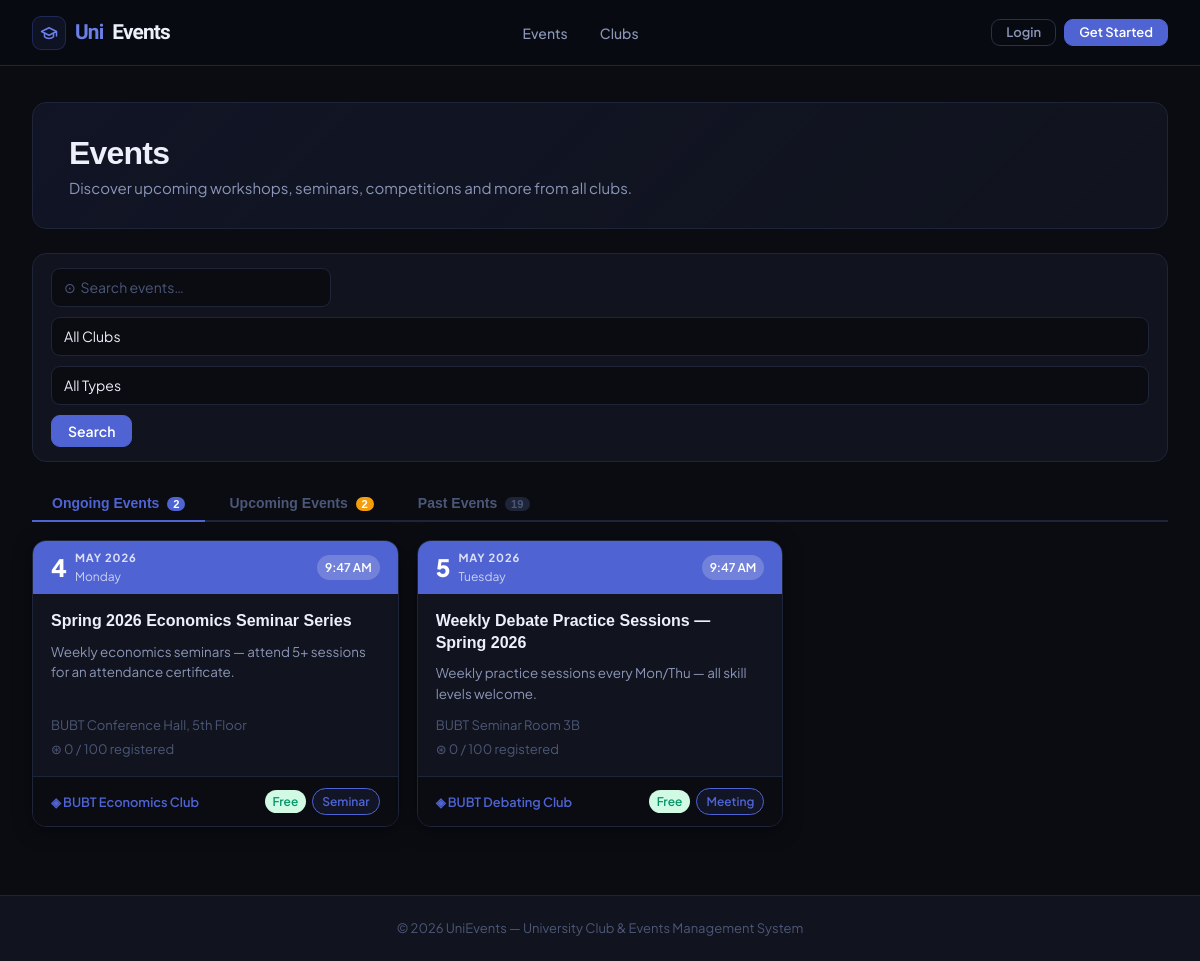
Screenshot of /events/ with the database file from the repository.
### events/models.py (models this page shows, shortened)
class Event(models.Model):
    STATUS_CHOICES = (
        ('draft', 'Draft'),
        ('published', 'Published'),
        ('cancelled', 'Cancelled'),
        ('completed', 'Completed'),
    )
    EVENT_TYPE_CHOICES = (
        ('workshop', 'Workshop'),
        ('seminar', 'Seminar'),
        ('competition', 'Competition'),
        ('social', 'Social Event'),
        ('meeting', 'Meeting'),
        ('conference', 'Conference'),
        ('other', 'Other'),
    )
    title = models.CharField(max_length=200)
    slug = models.SlugField(unique=True)
    description = models.TextField()
    short_description = models.CharField(max_length=300)
    club = models.ForeignKey('clubs.Club', on_delete=models.CASCADE, related_name='events')
    category = models.ForeignKey(EventCategory, on_delete=models.SET_NULL, null=True, blank=True)
    event_type = models.CharField(max_length=20, choices=EVENT_TYPE_CHOICES, default='workshop')
    start_date = models.DateTimeField()
    end_date = models.DateTimeField()
    venue = models.CharField(max_length=200)
    location_map = models.URLField(blank=True, null=True)
    banner = models.ImageField(upload_to='event_banners/', blank=True, null=True)
    featured_image = models.ImageField(upload_to='event_images/', blank=True, null=True)
    max_participants = models.PositiveIntegerField(null=True, blank=True)
    is_free = models.BooleanField(default=True)
    fee = models.DecimalField(max_digits=10, decimal_places=2, default=0.00)
    registration_open = models.DateTimeField(default=timezone.now)
    registration_close = models.DateTimeField(null=True, blank=True)
    status = models.CharField(max_length=20, choices=STATUS_CHOICES, default='draft')
    is_featured = models.BooleanField(default=False)
    created_by = models.ForeignKey(settings.AUTH_USER_MODEL, on_delete=models.CASCADE, related_name='created_events')
    created_at = models.DateTimeField(auto_now_add=True)
    updated_at = models.DateTimeField(auto_now=True)
    class Meta:
        ordering = ['-start_date']
    @property
    def registration_count(self):
        return self.registrations.filter(status='registered').count()

### clubs/models.py (models this page shows, shortened)
class Club(models.Model):
    STATUS_CHOICES = (
        ('active', 'Active'),
        ('inactive', 'Inactive'),
        ('pending', 'Pending Approval'),
    )
    name = models.CharField(max_length=200)
    slug = models.SlugField(unique=True)
    description = models.TextField()
    short_description = models.CharField(max_length=300, blank=True, null=True)
    category = models.ForeignKey(ClubCategory, on_delete=models.SET_NULL, null=True, blank=True)
    logo = models.ImageField(upload_to='club_logos/', blank=True, null=True)
    banner = models.ImageField(upload_to='club_banners/', blank=True, null=True)
    president = models.ForeignKey(settings.AUTH_USER_MODEL, on_delete=models.CASCADE, related_name='president_of')
    vice_president = models.ForeignKey(settings.AUTH_USER_MODEL, on_delete=models.SET_NULL, null=True, blank=True, related_name='vice_president_of')
    faculty_advisor = models.ForeignKey(settings.AUTH_USER_MODEL, on_delete=models.SET_NULL, null=True, blank=True, related_name='faculty_advisor_of')
    email = models.EmailField(blank=True, null=True)
    website = models.URLField(blank=True, null=True)
    social_facebook = models.URLField(blank=True, null=True)
    social_instagram = models.URLField(blank=True, null=True)
    social_linkedin = models.URLField(blank=True, null=True)
    status = models.CharField(max_length=20, choices=STATUS_CHOICES, default='pending')
    established_date = models.DateField(default=timezone.now)
    created_at = models.DateTimeField(auto_now_add=True)
    updated_at = models.DateTimeField(auto_now=True)
    class Meta:
        ordering = ['name']

### events/views.py (the view)
# urls.py: path('', views.event_list, name='event_list'),
def event_list(request):
    from clubs.models import Club
    events = Event.objects.filter(status='published').select_related('club', 'category')
    search = request.GET.get('search', '').strip()
    if search:
        events = events.filter(
            Q(title__icontains=search) |
            Q(description__icontains=search) |
            Q(venue__icontains=search)
        )
    club_slug = request.GET.get('club', '').strip()
    if club_slug:
        events = events.filter(club__slug=club_slug)
    event_type = request.GET.get('event_type', '').strip()
    if event_type:
        events = events.filter(event_type=event_type)
    now = timezone.now()
    ongoing_events = events.filter(start_date__lte=now, end_date__gte=now).order_by('start_date')
    upcoming_events = events.filter(start_date__gt=now).order_by('start_date')
    past_events = events.filter(end_date__lt=now).order_by('-start_date')
    ongoing_paginator = Paginator(ongoing_events, 9)
    ongoing_page = request.GET.get('ongoing_page')
    ongoing_events_page = ongoing_paginator.get_page(ongoing_page)
    upcoming_paginator = Paginator(upcoming_events, 9)
    upcoming_page = request.GET.get('upcoming_page')
    upcoming_events_page = upcoming_paginator.get_page(upcoming_page)
    past_paginator = Paginator(past_events, 9)
    past_page = request.GET.get('past_page')
    past_events_page = past_paginator.get_page(past_page)
    clubs = Club.objects.filter(status='active').order_by('name')
    context = {
        'ongoing_events': ongoing_events_page,
        'upcoming_events': upcoming_events_page,
        'past_events': past_events_page,
        'clubs': clubs,
        'event_types': Event.EVENT_TYPE_CHOICES,
        'search': search,
        'selected_club': club_slug,
        'selected_type': event_type,
        'now': now,
    }
    return render(request, 'events/event_list.html', context)

### templates/events/event_list.html (shortened to what this page needs)
{% extends 'base.html' %}
{% block content %}
<div class="page-hero fade-up">
  <h1> Events</h1>
  <p>Discover upcoming workshops, seminars, competitions and more from all clubs.</p>
</div>
<form method="get" class="filter-bar fade-up">
  <input type="text" name="search" placeholder="⊙  Search events…" value="{{ search }}">
  <select class="filter-select" name="club" onchange="this.form.submit()">
    <option value="">All Clubs</option>
  </select>
  <select class="filter-select" name="event_type" onchange="this.form.submit()">
    <option value="">All Types</option>
  </select>
  <button type="submit" class="btn btn-primary">Search</button>
</form>
<div class="tab-bar fade-up">
  <button class="tab-btn active" onclick="switchTab('ongoing', this)">
    Ongoing Events
    {% if ongoing_events.paginator.count > 0 %}
    <span style="background:var(--a);color:#fff;font-size:0.7rem;padding:1px 6px;border-radius:20px;margin-left:4px;">{{ ongoing_events.paginator.count }}</span>
    {% endif %}
  </button>
  <button class="tab-btn" onclick="switchTab('upcoming', this)">
    Upcoming Events
    {% if upcoming_events.paginator.count > 0 %}
    <span style="background:#f59e0b;color:#fff;font-size:0.7rem;padding:1px 6px;border-radius:20px;margin-left:4px;">{{ upcoming_events.paginator.count }}</span>
    {% endif %}
  </button>
  <button class="tab-btn" onclick="switchTab('past', this)">
    Past Events
    {% if past_events.paginator.count > 0 %}
    <span style="background:var(--border);color:var(--txt3);font-size:0.7rem;padding:1px 6px;border-radius:20px;margin-left:4px;">{{ past_events.paginator.count }}</span>
    {% endif %}
  </button>
</div>
<div id="tab-ongoing" class="tab-panel active">
  <div class="events-grid fade-up-2">
    {% for event in ongoing_events %}
    <a href="{% url 'event_detail' event.slug %}" class="event-card">
      <div class="event-date-strip" style="background: {% if event.category %}{{ event.category.color }}{% else %}var(--a){% endif %};">
        <div class="day">{{ event.start_date|date:"j" }}</div>
        <div class="month-year">
          <span class="month">{{ event.start_date|date:"M Y" }}</span>
          <span class="year">{{ event.start_date|date:"l" }}</span>
        </div>
        <div class="time-badge">{{ event.start_date|date:"g:i A" }}</div>
      </div>
      <div class="event-card-body">
        <div class="event-card-title">{{ event.title }}</div>
        <p class="event-card-desc">{{ event.short_description|default:event.description|default:"No description." }}</p>
        <div class="event-card-meta">
          {% if event.venue %}
          <div class="event-meta-item"> {{ event.venue }}</div>
          {% endif %}
          {% if event.max_participants %}
          <div class="event-meta-item">⊛ {{ event.registration_count }} / {{ event.max_participants }} registered</div>
          {% else %}
          <div class="event-meta-item">⊛ {{ event.registration_count }} registered</div>
          {% endif %}
        </div>
      </div>
      <div class="event-card-footer">
        <span class="event-club-chip">◈ {{ event.club.name }}</span>
        <div style="display:flex;gap:6px;align-items:center;">
          {% if event.is_free %}
          <span class="event-free-chip">Free</span>
          {% else %}
          <span style="font-size:0.8rem;font-weight:600;color:var(--txt);">৳{{ event.fee }}</span>
          {% endif %}
          <span class="event-type-chip">{{ event.get_event_type_display }}</span>
        </div>
      </div>
    </a>
    {% empty %}
    <div class="empty-state">
      <div class="empty-icon"></div>
      <h3>No ongoing events</h3>
      <p>There are no events currently happening. Check back later!</p>
    </div>
    {% endfor %}
  </div>
</div>
{% endblock %}

### rows the page displays
Event: start_date "4", start_date "MAY 2026", start_date "Monday", start_date "9:47 AM", title "Spring 2026 Economics Seminar Series", short_description "Weekly economics seminars — attend 5+ sessions for an attendance certificate.", venue "BUBT Conference Hall, 5th Floor", registration_count "0", max_participants "100", club.name "BUBT Economics Club", is_free "Free", event_type "Seminar"
Event: start_date "5", start_date "MAY 2026", start_date "Tuesday", start_date "9:47 AM", title "Weekly Debate Practice Sessions — Spring 2026", short_description "Weekly practice sessions every Mon/Thu — all skill levels welcome.", venue "BUBT Seminar Room 3B", registration_count "0", max_participants "100", club.name "BUBT Debating Club", is_free "Free", event_type "Meeting"

### other values shown
{{ ongoing_events.paginator.count }} "2"
{{ upcoming_events.paginator.count }} "2"
{{ past_events.paginator.count }} "19"
